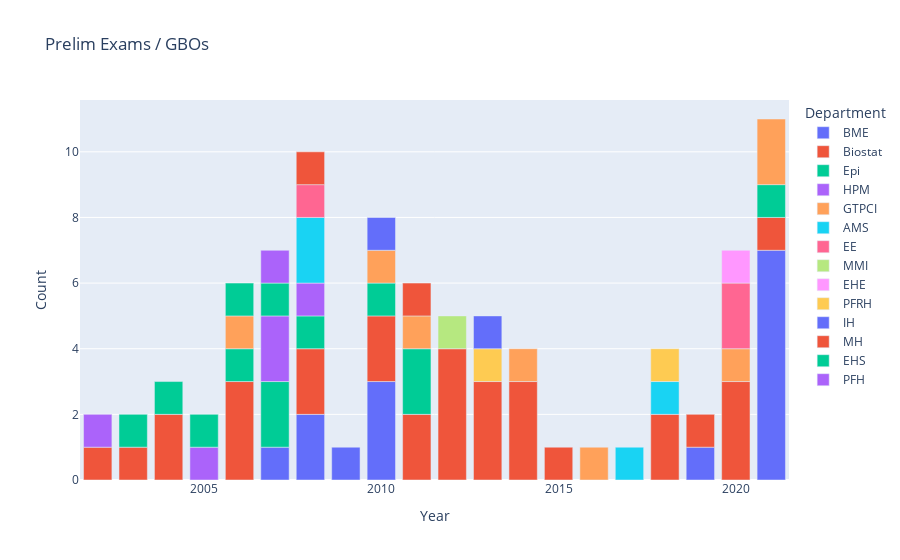

The notebook cell saved with this chart:
### Markdown cell above
### Student exam participation

### Code cell
exams = pd.read_csv("exams.csv")
exams['Exam'] = exams['Exam'].str.strip()
exams['Department'] = exams['Department'].str.strip()
exams = exams[ ['Year', 'Department', 'Exam'] ].value_counts().reset_index()
exams = exams.rename(columns = {0 : 'Count'})

fig = px.bar(exams[ exams['Exam'] == "prelim"], x = "Year", y = "Count", color = "Department", title = "Prelim Exams / GBOs")

#exams.sort_values(["Year", "Department", "Exam"])
#fig = px.scatter(exams, x="Year", y="Count", color="Department", symbol = "Exam", title="Oral Exams")
fig.show()

### Figure 1 — Plotly figure (JSON) as saved in the notebook; plotly's stock layout.template omitted (floating-point values rounded to 4 significant figures)
{"data": [{"alignmentgroup": "True", "hovertemplate": "Department=BME<br>Year=%{x}<br>Count=%{y}<extra></extra>", "legendgroup": "BME", "marker": {"color": "#636efa", "pattern": {"shape": ""}}, "name": "BME", "offsetgroup": "BME", "orientation": "v", "showlegend": true, "textposition": "auto", "type": "bar", "x": [2021, 2010, 2008, 2019, 2007, 2009], "xaxis": "x", "y": [7, 3, 2, 1, 1, 1], "yaxis": "y"}, {"alignmentgroup": "True", "hovertemplate": "Department=Biostat<br>Year=%{x}<br>Count=%{y}<extra></extra>", "legendgroup": "Biostat", "marker": {"color": "#EF553B", "pattern": {"shape": ""}}, "name": "Biostat", "offsetgroup": "Biostat", "orientation": "v", "showlegend": true, "textposition": "auto", "type": "bar", "x": [2012, 2006, 2014, 2020, 2013, 2010, 2008, 2011, 2018, 2004, 2021, 2019, 2015, 2002, 2003], "xaxis": "x", "y": [4, 3, 3, 3, 3, 2, 2, 2, 2, 2, 1, 1, 1, 1, 1], "yaxis": "y"}, {"alignmentgroup": "True", "hovertemplate": "Department=Epi<br>Year=%{x}<br>Count=%{y}<extra></extra>", "legendgroup": "Epi", "marker": {"color": "#00cc96", "pattern": {"shape": ""}}, "name": "Epi", "offsetgroup": "Epi", "orientation": "v", "showlegend": true, "textposition": "auto", "type": "bar", "x": [2007, 2011, 2021, 2006, 2003, 2010, 2008], "xaxis": "x", "y": [2, 2, 1, 1, 1, 1, 1], "yaxis": "y"}, {"alignmentgroup": "True", "hovertemplate": "Department=HPM<br>Year=%{x}<br>Count=%{y}<extra></extra>", "legendgroup": "HPM", "marker": {"color": "#ab63fa", "pattern": {"shape": ""}}, "name": "HPM", "offsetgroup": "HPM", "orientation": "v", "showlegend": true, "textposition": "auto", "type": "bar", "x": [2007, 2005, 2008], "xaxis": "x", "y": [2, 1, 1], "yaxis": "y"}, {"alignmentgroup": "True", "hovertemplate": "Department=GTPCI<br>Year=%{x}<br>Count=%{y}<extra></extra>", "legendgroup": "GTPCI", "marker": {"color": "#FFA15A", "pattern": {"shape": ""}}, "name": "GTPCI", "offsetgroup": "GTPCI", "orientation": "v", "showlegend": true, "textposition": "auto", "type": "bar", "x": [2021, 2020, 2016, 2014, 2006, 2011, 2010], "xaxis": "x", "y": [2, 1, 1, 1, 1, 1, 1], "yaxis": "y"}, {"alignmentgroup": "True", "hovertemplate": "Department=AMS<br>Year=%{x}<br>Count=%{y}<extra></extra>", "legendgroup": "AMS", "marker": {"color": "#19d3f3", "pattern": {"shape": ""}}, "name": "AMS", "offsetgroup": "AMS", "orientation": "v", "showlegend": true, "textposition": "auto", "type": "bar", "x": [2008, 2018, 2017], "xaxis": "x", "y": [2, 1, 1], "yaxis": "y"}, {"alignmentgroup": "True", "hovertemplate": "Department=EE<br>Year=%{x}<br>Count=%{y}<extra></extra>", "legendgroup": "EE", "marker": {"color": "#FF6692", "pattern": {"shape": ""}}, "name": "EE", "offsetgroup": "EE", "orientation": "v", "showlegend": true, "textposition": "auto", "type": "bar", "x": [2020, 2008], "xaxis": "x", "y": [2, 1], "yaxis": "y"}, {"alignmentgroup": "True", "hovertemplate": "Department=MMI<br>Year=%{x}<br>Count=%{y}<extra></extra>", "legendgroup": "MMI", "marker": {"color": "#B6E880", "pattern": {"shape": ""}}, "name": "MMI", "offsetgroup": "MMI", "orientation": "v", "showlegend": true, "textposition": "auto", "type": "bar", "x": [2012], "xaxis": "x", "y": [1], "yaxis": "y"}, {"alignmentgroup": "True", "hovertemplate": "Department=EHE<br>Year=%{x}<br>Count=%{y}<extra></extra>", "legendgroup": "EHE", "marker": {"color": "#FF97FF", "pattern": {"shape": ""}}, "name": "EHE", "offsetgroup": "EHE", "orientation": "v", "showlegend": true, "textposition": "auto", "type": "bar", "x": [2020], "xaxis": "x", "y": [1], "yaxis": "y"}, {"alignmentgroup": "True", "hovertemplate": "Department=PFRH<br>Year=%{x}<br>Count=%{y}<extra></extra>", "legendgroup": "PFRH", "marker": {"color": "#FECB52", "pattern": {"shape": ""}}, "name": "PFRH", "offsetgroup": "PFRH", "orientation": "v", "showlegend": true, "textposition": "auto", "type": "bar", "x": [2018, 2013], "xaxis": "x", "y": [1, 1], "yaxis": "y"}, {"alignmentgroup": "True", "hovertemplate": "Department=IH<br>Year=%{x}<br>Count=%{y}<extra></extra>", "legendgroup": "IH", "marker": {"color": "#636efa", "pattern": {"shape": ""}}, "name": "IH", "offsetgroup": "IH", "orientation": "v", "showlegend": true, "textposition": "auto", "type": "bar", "x": [2013, 2010], "xaxis": "x", "y": [1, 1], "yaxis": "y"}, {"alignmentgroup": "True", "hovertemplate": "Department=MH<br>Year=%{x}<br>Count=%{y}<extra></extra>", "legendgroup": "MH", "marker": {"color": "#EF553B", "pattern": {"shape": ""}}, "name": "MH", "offsetgroup": "MH", "orientation": "v", "showlegend": true, "textposition": "auto", "type": "bar", "x": [2011, 2008], "xaxis": "x", "y": [1, 1], "yaxis": "y"}, {"alignmentgroup": "True", "hovertemplate": "Department=EHS<br>Year=%{x}<br>Count=%{y}<extra></extra>", "legendgroup": "EHS", "marker": {"color": "#00cc96", "pattern": {"shape": ""}}, "name": "EHS", "offsetgroup": "EHS", "orientation": "v", "showlegend": true, "textposition": "auto", "type": "bar", "x": [2006, 2007, 2005, 2004], "xaxis": "x", "y": [1, 1, 1, 1], "yaxis": "y"}, {"alignmentgroup": "True", "hovertemplate": "Department=PFH<br>Year=%{x}<br>Count=%{y}<extra></extra>", "legendgroup": "PFH", "marker": {"color": "#ab63fa", "pattern": {"shape": ""}}, "name": "PFH", "offsetgroup": "PFH", "orientation": "v", "showlegend": true, "textposition": "auto", "type": "bar", "x": [2002, 2007], "xaxis": "x", "y": [1, 1], "yaxis": "y"}], "layout": {"autosize": true, "barmode": "relative", "legend": {"title": {"text": "Department"}, "tracegroupgap": 0}, "title": {"text": "Prelim Exams / GBOs"}, "xaxis": {"anchor": "y", "autorange": true, "domain": [0, 1], "range": [2002.0, 2022.0], "title": {"text": "Year"}, "type": "linear"}, "yaxis": {"anchor": "x", "autorange": true, "domain": [0, 1], "range": [0, 11.58], "title": {"text": "Count"}, "type": "linear"}}}
